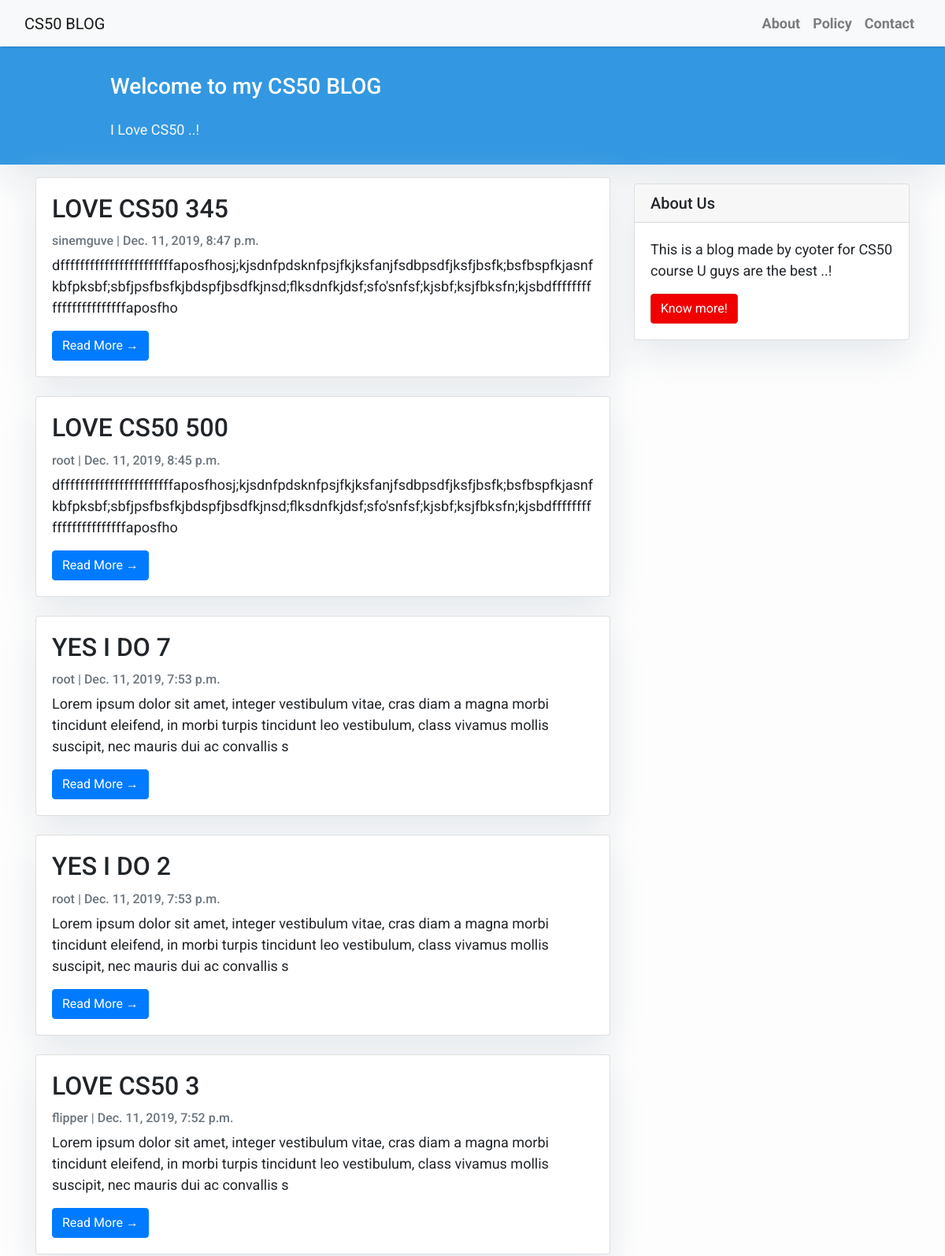
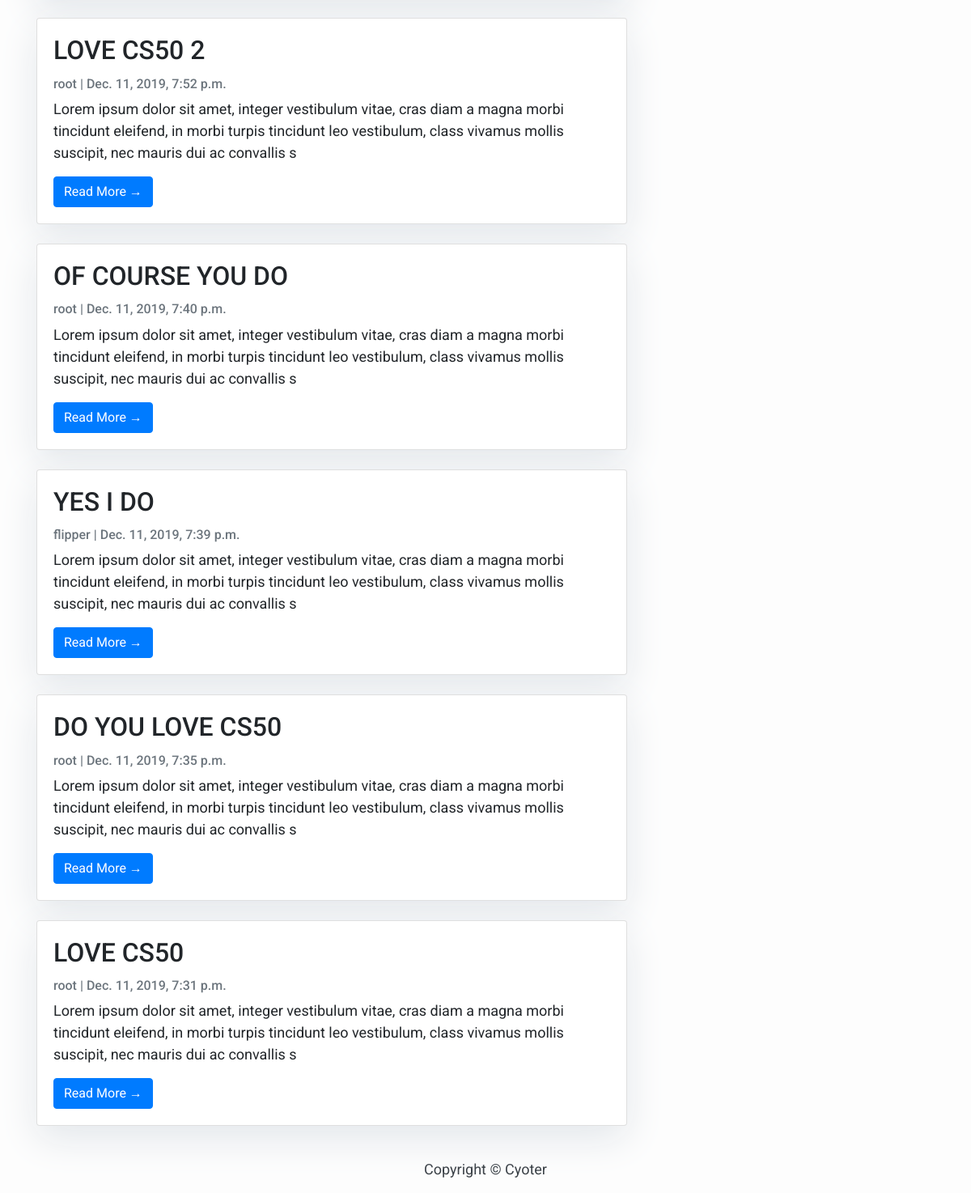
The page / on the database its author committed (2 pictures, top to bottom).
### blog/models.py (models this page shows, shortened)
class Post(models.Model):
    title = models.CharField(max_length=200, unique=True)
    slug = models.SlugField(max_length=200, unique=True)
    author = models.ForeignKey(User, on_delete= models.CASCADE,related_name='blog_posts')
    updated_on = models.DateTimeField(auto_now= True)
    content = models.TextField()
    created_on = models.DateTimeField(auto_now_add=True)
    status = models.IntegerField(choices=STATUS, default=0)
    class Meta:
        ordering = ['-created_on']

### blog/views.py (the view)
# urls.py: path('', views.PostList.as_view(), name='home'),
class PostList(generic.ListView):
    queryset = Post.objects.filter(status=1).order_by('-created_on')
    template_name = 'index.html'

### templates/index.html (shortened to what this page needs)
{% extends "base.html" %}
 {% block content %}
    <header class="masthead" >
            <div class="container">
              <div class="row">
                <div class=" col-md-8 col-md-10 mx-auto">
                  <div class="site-heading">
                    <h3 class=" site-heading my-4 mt-3 text-white"> Welcome to my CS50 BLOG</h3>
                    <p class="text-light">I Love CS50 ..! &nbsp
                    </p>
                </div>
                    </div>
                  </div>
                </div>
              </header>
            <div class="container">
                <div class="row">
              <div class="col-md-8 mt-3 left">
                    {% for post in post_list %}
                <div class="card mb-4" >
                  <div class="card-body">
                    <h2 class="card-title">{{ post.title }}</h2>
                    <p class="card-text text-muted h6">{{ post.author }} | {{ post.created_on}} </p>
                    <p class="card-text">{{post.content|slice:":200" }}</p>
                    <a href="{% url 'post_detail' post.slug  %}" class="btn btn-primary">Read More &rarr;</a>
                  </div>
                </div>
                {% endfor %}
            </div>
                {% block sidebar %}
                {% include 'sidebar.html' %}
                {% endblock sidebar %}
            </div>
        </div>
{%endblock%}

### templates/base.html (shortened to what this page needs)
<!DOCTYPE html>
<html>
  <head>
    <link
      rel="stylesheet"
      href="https://maxcdn.bootstrapcdn.com/bootstrap/4.0.0/css/bootstrap.min.css"
    />
  </head>
  <body>
    <nav class="navbar navbar-expand-lg navbar-light bg-light shadow" id="mainNav">
      <div class="container-fluid">
        <a class="navbar-brand" href="{% url 'home' %}" >CS50 BLOG</a>
        <div class="collapse navbar-collapse" id="navbarResponsive">
          <ul class="navbar-nav ml-auto">
            <li class="nav-item text-black">
              <a
                class="nav-link text-black font-weight-bold"
                href="#"
                >About</a
              >
            </li>
            <li class="nav-item text-black">
              <a
                class="nav-link text-black font-weight-bold"
                href="#"
                >Policy</a
              >
            </li>
            <li class="nav-item text-black">
              <a
                class="nav-link text-black font-weight-bold"
                href="#"
                >Contact</a
              >
            </li>
          </ul>
        </div>
      </div>
    </nav>
            {% block content %}{% endblock content %}
    <footer class="py-3 bg-grey">
              <p class="m-0 text-dark text-center ">Copyright &copy; Cyoter</p>
    </footer>
  </body>
</html>

### templates/sidebar.html (shortened to what this page needs)
{% block sidebar %}
<div class="col-md-4 float-right ">
<div class="card my-4">
        <h5 class="card-header">About Us</h5>
    <div class="card-body">
        <p class="card-text"> This is a blog made by cyoter for CS50 course U guys are the best ..!</p>
        <a href="#"
           class="btn btn-danger">Know more!</a>
    </div>
</div>
</div>
{% endblock sidebar %}

### templates/base.html (style rules this page uses)
body { font-family: "Roboto", sans-serif; font-size: 17px; background-color: #fdfdfd; }
.shadow { box-shadow: 0 4px 2px -2px rgba(0,0,0,0.1); }
.btn-danger { color: #fff; background-color: #f00000; border-color: #dc281e; }
.masthead { background:#3398E1; height: auto; padding-bottom: 15px; box-shadow: 0 16px 48px #E3E7EB; padding-top: 10px; }

### templates/index.html (style rules this page uses)
body { font-family: "Roboto", sans-serif; font-size: 18px; background-color: #fdfdfd; }
.card { box-shadow: 0 16px 48px #E3E7EB; }

### templates/sidebar.html (style rules this page uses)
.card { box-shadow: 0 16px 48px #E3E7EB; }

### rows shown on the page
Post: title "LOVE CS50 345", author "sinemguve", created_on "Dec. 11, 2019, 8:47 p.m.", content "dfffffffffffffffffffffffaposfhosj;kjsdnfpdsknfpsjfkjksfanjfsdbpsdfjksfjbsfk;bsfbspfkjasnfkbfpksbf;sbfjpsfbsfkjbdspfjbsdfkjnsd;flksdnfkjdsf;sfo'snfsf;kjsbf;ksjfbksfn;kjsbdfffffffffffffffffffffffaposfho"
Post: title "LOVE CS50 500", author "root", created_on "Dec. 11, 2019, 8:45 p.m.", content "dfffffffffffffffffffffffaposfhosj;kjsdnfpdsknfpsjfkjksfanjfsdbpsdfjksfjbsfk;bsfbspfkjasnfkbfpksbf;sbfjpsfbsfkjbdspfjbsdfkjnsd;flksdnfkjdsf;sfo'snfsf;kjsbf;ksjfbksfn;kjsbdfffffffffffffffffffffffaposfho"
Post: title "YES I DO 7", author "root", created_on "Dec. 11, 2019, 7:53 p.m.", content "Lorem ipsum dolor sit amet, integer vestibulum vitae, cras diam a magna morbi tincidunt eleifend, in morbi turpis tincidunt leo vestibulum, class vivamus mollis suscipit, nec mauris dui ac convallis s"
Post: title "YES I DO 2", author "root", created_on "Dec. 11, 2019, 7:53 p.m.", content "Lorem ipsum dolor sit amet, integer vestibulum vitae, cras diam a magna morbi tincidunt eleifend, in morbi turpis tincidunt leo vestibulum, class vivamus mollis suscipit, nec mauris dui ac convallis s"
Post: title "LOVE CS50 3", author "flipper", created_on "Dec. 11, 2019, 7:52 p.m.", content "Lorem ipsum dolor sit amet, integer vestibulum vitae, cras diam a magna morbi tincidunt eleifend, in morbi turpis tincidunt leo vestibulum, class vivamus mollis suscipit, nec mauris dui ac convallis s"
Post: title "LOVE CS50 2", author "root", created_on "Dec. 11, 2019, 7:52 p.m.", content "Lorem ipsum dolor sit amet, integer vestibulum vitae, cras diam a magna morbi tincidunt eleifend, in morbi turpis tincidunt leo vestibulum, class vivamus mollis suscipit, nec mauris dui ac convallis s"
Post: title "OF COURSE YOU DO", author "root", created_on "Dec. 11, 2019, 7:40 p.m.", content "Lorem ipsum dolor sit amet, integer vestibulum vitae, cras diam a magna morbi tincidunt eleifend, in morbi turpis tincidunt leo vestibulum, class vivamus mollis suscipit, nec mauris dui ac convallis s"
Post: title "YES I DO", author "flipper", created_on "Dec. 11, 2019, 7:39 p.m.", content "Lorem ipsum dolor sit amet, integer vestibulum vitae, cras diam a magna morbi tincidunt eleifend, in morbi turpis tincidunt leo vestibulum, class vivamus mollis suscipit, nec mauris dui ac convallis s"
Post: title "DO YOU LOVE CS50", author "root", created_on "Dec. 11, 2019, 7:35 p.m.", content "Lorem ipsum dolor sit amet, integer vestibulum vitae, cras diam a magna morbi tincidunt eleifend, in morbi turpis tincidunt leo vestibulum, class vivamus mollis suscipit, nec mauris dui ac convallis s"
Post: title "LOVE CS50", author "root", created_on "Dec. 11, 2019, 7:31 p.m.", content "Lorem ipsum dolor sit amet, integer vestibulum vitae, cras diam a magna morbi tincidunt eleifend, in morbi turpis tincidunt leo vestibulum, class vivamus mollis suscipit, nec mauris dui ac convallis s"
